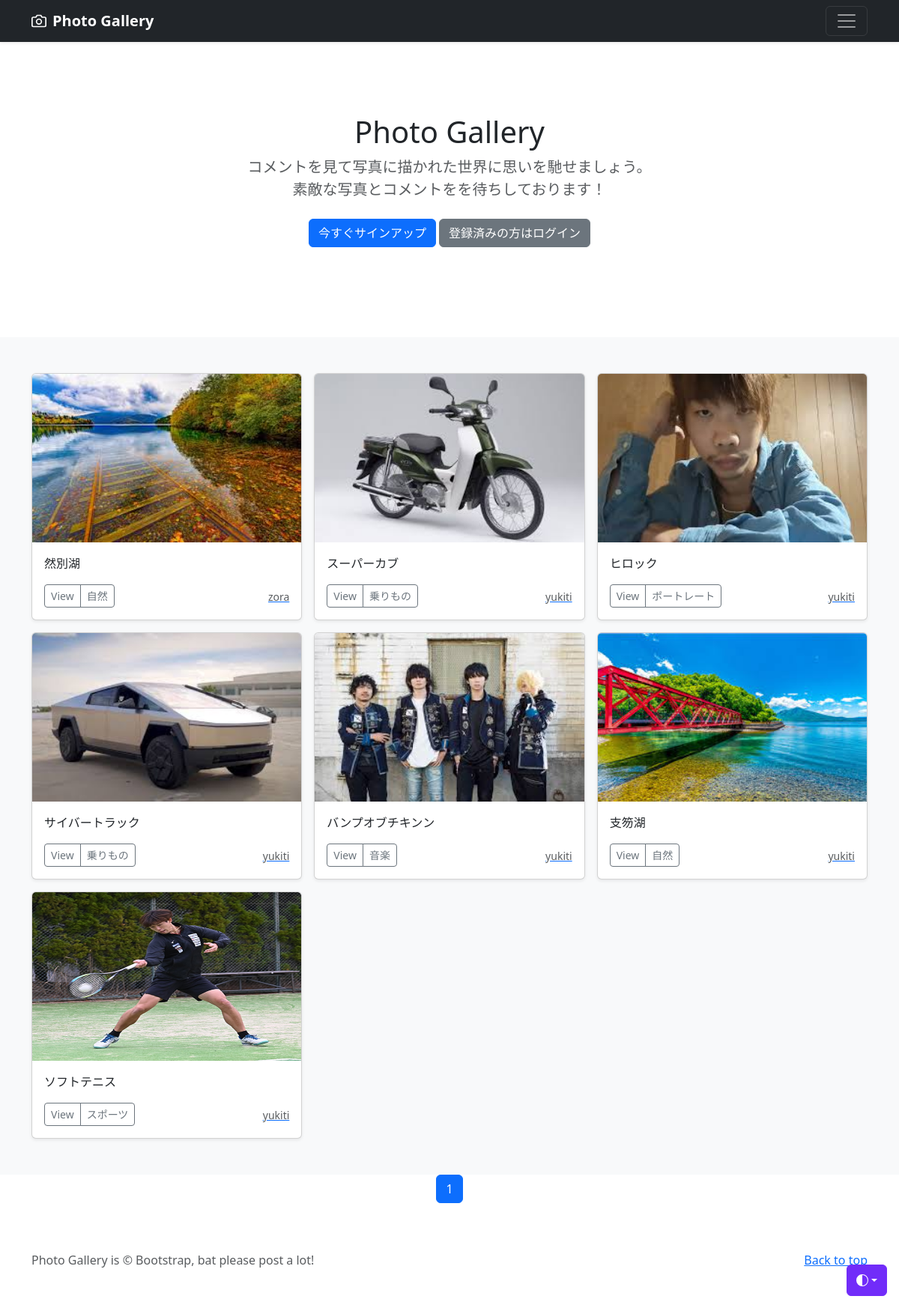
The page / on the database its author committed.
### photo/models.py (models this page shows, shortened)
class PhotoPost(models.Model):
    user=models.ForeignKey(
        CustomUser,
        verbose_name='ユーザー',
        on_delete=models.CASCADE
    )
    category=models.ForeignKey(
        Category,
        verbose_name='カテゴリ',
        on_delete=models.PROTECT
    )
    title=models.CharField(
        verbose_name='タイトル',
        max_length=200
    )
    comment=models.TextField(
        verbose_name='コメント',
    )
    image1=models.ImageField(
        verbose_name='イメージ1',
        upload_to='photos'
    )
    image2=models.ImageField(
        verbose_name='イメージ2',
        upload_to='photos',
        blank=True,
        null=True
    )
    posted_at=models.DateTimeField(
        verbose_name='投稿日時',
        auto_now_add=True,
    )

class Category(models.Model):
    title=models.CharField(
        verbose_name='カテゴリ',
            max_length=20)

### accounts/models.py (models this page shows)
class CustomUser(AbstractUser):
    pass

### photo/views.py (the view)
# urls.py: path('',views.IndexView.as_view(), name='index'),
class IndexView(ListView):
    template_name='index.html'
    queryset=PhotoPost.objects.order_by('-posted_at')
    paginate_by=9

### photo/templates/index.html (shortened to what this page needs)
{% extends 'base.html' %}
     {% block contents %}
     {% include "photos_title.html" %}
     {% include "photos_list.html" %}
     {% include "pagination.html" %}
     {% endblock %}

### photo/templates/photos_list.html (shortened to what this page needs)
  <div class="album py-5 bg-light">
    <div class="container">
      <div class="row row-cols-1 row-cols-sm-2 row-cols-md-3 g-3">
        {% for record in object_list %}
        <div class="col">
          <div class="card shadow-sm">
            <img src="{{ record.image1.url }}"
              class="bd-placeholder-img card-img-top"
              width="100%" height="225"
              xmlns="http://www.w3.org/2000/svg"
              role="img" aria-label="Placeholder: Thumbnail"
              preserveAspectRatio="xMidYMid slice"
              focusable="false">
              <rect width="100%" height="100%" fill="#55595c"/>
            <div class="card-body">
              <p class="card-text">{{record.title}}
              </p>
              <div class="d-flex justify-content-between align-items-center">
                <div class="btn-group">
                  <button type="button" class="btn btn-sm btn-outline-secondary" onclick="location.href='{% url 'photo:photo_detail' record.pk %}'">View</button>
                  <button type="button" class="btn btn-sm btn-outline-secondary" onclick="location.href='{% url 'photo:photos_cat' category=record.category.id %}'">{{record.category.title}}</button>
                </div>
                <a href="{% url 'photo:user_list' user=record.user.id %}">
                <small class="text-muted">{{record.user.username}}</small>
                </a>
              </div>
            </div>
          </div>
        </div>
        {% endfor %}
      </div>
    </div>
  </div>

### photo/templates/base.html (style rules this page uses)
.bd-placeholder-img { font-size: 1.125rem; text-anchor: middle; -webkit-user-select: none; -moz-user-select: none; user-select: none; }

### rows shown on the page
PhotoPost: image1 (picture), title "然別湖", category "自然", user.username "zora"
PhotoPost: image1 (picture), title "スーパーカブ", category "乗りもの", user.username "yukiti"
PhotoPost: image1 (picture), title "ヒロック", category "ポートレート", user.username "yukiti"
PhotoPost: image1 (picture), title "サイバートラック", category "乗りもの", user.username "yukiti"
PhotoPost: image1 (picture), title "バンプオブチキンン", category "音楽", user.username "yukiti"
PhotoPost: image1 (picture), title "支笏湖", category "自然", user.username "yukiti"
PhotoPost: image1 (picture), title "ソフトテニス", category "スポーツ", user.username "yukiti"

### other values the page prints
{{ num }} "1"
